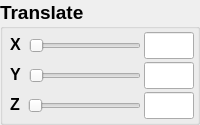
           <widget class="QGroupBox" name="groupBox_4">
            <property name="maximumSize">
             <size>
              <width>250</width>
              <height>16777215</height>
             </size>
            </property>
            <property name="font">
             <font>
              <pointsize>14</pointsize>
              <bold>true</bold>
             </font>
            </property>
            <property name="styleSheet">
             <string notr="true"/>
            </property>
            <property name="title">
             <string>Translate</string>
            </property>
            <layout class="QVBoxLayout" name="verticalLayout_3">
             <property name="spacing">
              <number>3</number>
             </property>
             <property name="sizeConstraint">
              <enum>QLayout::SetMinimumSize</enum>
             </property>
             <property name="leftMargin">
              <number>3</number>
             </property>
             <property name="topMargin">
              <number>3</number>
             </property>
             <property name="rightMargin">
              <number>3</number>
             </property>
             <property name="bottomMargin">
              <number>3</number>
             </property>
             <item>
              <layout class="QHBoxLayout" name="horizontalLayout_5">
               <item>
                <widget class="QLabel" name="label_6">
                 <property name="sizePolicy">
                  <sizepolicy hsizetype="Preferred" vsizetype="Preferred">
                   <horstretch>0</horstretch>
                   <verstretch>0</verstretch>
                  </sizepolicy>
                 </property>
                 <property name="font">
                  <font>
                   <pointsize>12</pointsize>
                   <bold>true</bold>
                  </font>
                 </property>
                 <property name="styleSheet">
                  <string notr="true">padding-bottom: 2px;</string>
                 </property>
                 <property name="text">
                  <string>X</string>
                 </property>
                </widget>
               </item>
               <item>
                <widget class="QSlider" name="xMove">
                 <property name="sizePolicy">
                  <sizepolicy hsizetype="Expanding" vsizetype="Fixed">
                   <horstretch>0</horstretch>
                   <verstretch>0</verstretch>
                  </sizepolicy>
                 </property>
                 <property name="minimumSize">
                  <size>
                   <width>0</width>
                   <height>0</height>
                  </size>
                 </property>
                 <property name="orientation">
                  <enum>Qt::Horizontal</enum>
                 </property>
                </widget>
               </item>
               <item>
                <widget class="QLineEdit" name="xMText">
                 <property name="sizePolicy">
                  <sizepolicy hsizetype="Expanding" vsizetype="Fixed">
                   <horstretch>0</horstretch>
                   <verstretch>0</verstretch>
                  </sizepolicy>
                 </property>
                 <property name="maximumSize">
                  <size>
                   <width>50</width>
                   <height>16777215</height>
                  </size>
                 </property>
                 <property name="font">
                  <font>
                   <pointsize>12</pointsize>
                   <bold>false</bold>
                  </font>
                 </property>
                </widget>
               </item>
              </layout>
             </item>
             <item>
              <layout class="QHBoxLayout" name="horizontalLayout_6">
               <item>
                <widget class="QLabel" name="label_9">
                 <property name="sizePolicy">
                  <sizepolicy hsizetype="Preferred" vsizetype="Preferred">
                   <horstretch>0</horstretch>
                   <verstretch>0</verstretch>
                  </sizepolicy>
                 </property>
                 <property name="font">
                  <font>
                   <pointsize>12</pointsize>
                   <bold>true</bold>
                  </font>
                 </property>
                 <property name="styleSheet">
                  <string notr="true">padding-bottom: 2px;</string>
                 </property>
                 <property name="text">
                  <string>Y</string>
                 </property>
                </widget>
               </item>
               <item>
                <widget class="QSlider" name="yMove">
                 <property name="sizePolicy">
                  <sizepolicy hsizetype="Expanding" vsizetype="Fixed">
                   <horstretch>0</horstretch>
                   <verstretch>0</verstretch>
                  </sizepolicy>
                 </property>
                 <property name="orientation">
                  <enum>Qt::Horizontal</enum>
                 </property>
                </widget>
               </item>
               <item>
                <widget class="QLineEdit" name="yMText">
                 <property name="sizePolicy">
                  <sizepolicy hsizetype="Expanding" vsizetype="Fixed">
                   <horstretch>0</horstretch>
                   <verstretch>0</verstretch>
                  </sizepolicy>
                 </property>
                 <property name="maximumSize">
                  <size>
                   <width>50</width>
                   <height>16777215</height>
                  </size>
                 </property>
                 <property name="font">
                  <font>
                   <pointsize>12</pointsize>
                   <bold>false</bold>
                  </font>
                 </property>
                </widget>
               </item>
              </layout>
             </item>
             <item>
              <layout class="QHBoxLayout" name="horizontalLayout_7">
               <item>
                <widget class="QLabel" name="label_12">
                 <property name="sizePolicy">
                  <sizepolicy hsizetype="Preferred" vsizetype="Preferred">
                   <horstretch>0</horstretch>
                   <verstretch>0</verstretch>
                  </sizepolicy>
                 </property>
                 <property name="font">
                  <font>
                   <pointsize>12</pointsize>
                   <bold>true</bold>
                  </font>
                 </property>
                 <property name="styleSheet">
                  <string notr="true">padding-bottom: 2px;</string>
                 </property>
                 <property name="text">
                  <string>Z</string>
                 </property>
                </widget>
               </item>
               <item>
                <widget class="QSlider" name="zMove">
                 <property name="sizePolicy">
                  <sizepolicy hsizetype="Expanding" vsizetype="Fixed">
                   <horstretch>0</horstretch>
                   <verstretch>0</verstretch>
                  </sizepolicy>
                 </property>
                 <property name="orientation">
                  <enum>Qt::Horizontal</enum>
                 </property>
                </widget>
               </item>
               <item>
                <widget class="QLineEdit" name="zMText">
                 <property name="sizePolicy">
                  <sizepolicy hsizetype="Expanding" vsizetype="Fixed">
                   <horstretch>0</horstretch>
                   <verstretch>0</verstretch>
                  </sizepolicy>
                 </property>
                 <property name="maximumSize">
                  <size>
                   <width>50</width>
                   <height>16777215</height>
                  </size>
                 </property>
                 <property name="font">
                  <font>
                   <pointsize>12</pointsize>
                   <bold>false</bold>
                  </font>
                 </property>
                </widget>
               </item>
              </layout>
             </item>
            </layout>
           </widget>
